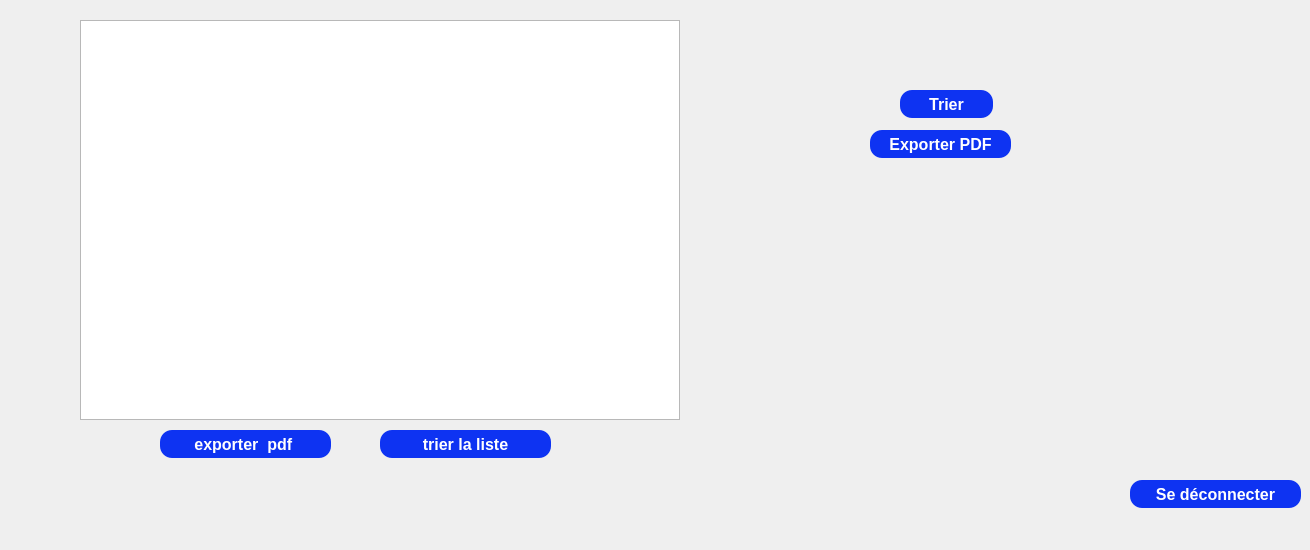
        <widget class="QWidget" name="tab_3">
         <attribute name="title">
          <string>Afficher</string>
         </attribute>
         <widget class="QTableView" name="tab_normes">
          <property name="geometry">
           <rect>
            <x>80</x>
            <y>20</y>
            <width>600</width>
            <height>400</height>
           </rect>
          </property>
         </widget>
         <widget class="QPushButton" name="pushButton_6">
          <property name="geometry">
           <rect>
            <x>870</x>
            <y>130</y>
            <width>141</width>
            <height>28</height>
           </rect>
          </property>
          <property name="styleSheet">
           <string notr="true">QPushButton{
	padding: 0px 16px;


width: 86px;
height: 48px;
left: 1996px;
top: 64px;

/* Blue/50 */
background: #0E33F2;
border-radius: 12px;


/* Button */

width: 54px;
height: 24px;

font-family: 'Inter';
font-style: normal;
font-weight: 800;
font-size: 16px;
line-height: 24px;
/* identical to box height, or 150% */

/* Base/100 */
color: #FFFFFF;
}

QPushButton:hover{
	padding: 0px 16px;


width: 86px;
height: 48px;
left: 1996px;
top: 64px;

/* Blue/50 */
background: #0B28C2;
border-radius: 12px;


/* Button */

width: 54px;
height: 24px;

font-family: 'Inter';
font-style: normal;
font-weight: 800;
font-size: 16px;
line-height: 24px;
/* identical to box height, or 150% */

/* Base/100 */
color: #FFFFFF;
}


QPushButton:pressed{
	padding: 0px 16px;


width: 86px;
height: 48px;
left: 1996px;
top: 64px;

/* Blue/50 */
background: #081E91;
border-radius: 12px;


/* Button */

width: 54px;
height: 24px;

font-family: 'Inter';
font-style: normal;
font-weight: 800;
font-size: 16px;
line-height: 24px;
/* identical to box height, or 150% */

/* Base/100 */
color: #FFFFFF;
}</string>
          </property>
          <property name="text">
           <string>Exporter PDF</string>
          </property>
         </widget>
         <widget class="QPushButton" name="pushButton_4">
          <property name="geometry">
           <rect>
            <x>900</x>
            <y>90</y>
            <width>93</width>
            <height>28</height>
           </rect>
          </property>
          <property name="minimumSize">
           <size>
            <width>93</width>
            <height>28</height>
           </size>
          </property>
          <property name="styleSheet">
           <string notr="true">QPushButton{
	padding: 0px 16px;


width: 86px;
height: 48px;
left: 1996px;
top: 64px;

/* Blue/50 */
background: #0E33F2;
border-radius: 12px;


/* Button */

width: 54px;
height: 24px;

font-family: 'Inter';
font-style: normal;
font-weight: 800;
font-size: 16px;
line-height: 24px;
/* identical to box height, or 150% */

/* Base/100 */
color: #FFFFFF;
}

QPushButton:hover{
	padding: 0px 16px;


width: 86px;
height: 48px;
left: 1996px;
top: 64px;

/* Blue/50 */
background: #0B28C2;
border-radius: 12px;


/* Button */

width: 54px;
height: 24px;

font-family: 'Inter';
font-style: normal;
font-weight: 800;
font-size: 16px;
line-height: 24px;
/* identical to box height, or 150% */

/* Base/100 */
color: #FFFFFF;
}


QPushButton:pressed{
	padding: 0px 16px;


width: 86px;
height: 48px;
left: 1996px;
top: 64px;

/* Blue/50 */
background: #081E91;
border-radius: 12px;


/* Button */

width: 54px;
height: 24px;

font-family: 'Inter';
font-style: normal;
font-weight: 800;
font-size: 16px;
line-height: 24px;
/* identical to box height, or 150% */

/* Base/100 */
color: #FFFFFF;
}</string>
          </property>
          <property name="text">
           <string>Trier</string>
          </property>
         </widget>
         <widget class="QLabel" name="lab_stat">
          <property name="geometry">
           <rect>
            <x>590</x>
            <y>190</y>
            <width>621</width>
            <height>331</height>
           </rect>
          </property>
          <property name="text">
           <string/>
          </property>
         </widget>
         <widget class="QPushButton" name="logoutButton">
          <property name="geometry">
           <rect>
            <x>1130</x>
            <y>480</y>
            <width>171</width>
            <height>28</height>
           </rect>
          </property>
          <property name="styleSheet">
           <string notr="true">QPushButton{
	padding: 0px 16px;


width: 86px;
height: 48px;
left: 1996px;
top: 64px;

/* Blue/50 */
background: #0E33F2;
border-radius: 12px;


/* Button */

width: 54px;
height: 24px;

font-family: 'Inter';
font-style: normal;
font-weight: 800;
font-size: 16px;
line-height: 24px;
/* identical to box height, or 150% */

/* Base/100 */
color: #FFFFFF;
}

QPushButton:hover{
	padding: 0px 16px;


width: 86px;
height: 48px;
left: 1996px;
top: 64px;

/* Blue/50 */
background: #0B28C2;
border-radius: 12px;


/* Button */

width: 54px;
height: 24px;

font-family: 'Inter';
font-style: normal;
font-weight: 800;
font-size: 16px;
line-height: 24px;
/* identical to box height, or 150% */

/* Base/100 */
color: #FFFFFF;
}


QPushButton:pressed{
	padding: 0px 16px;


width: 86px;
height: 48px;
left: 1996px;
top: 64px;

/* Blue/50 */
background: #081E91;
border-radius: 12px;


/* Button */

width: 54px;
height: 24px;

font-family: 'Inter';
font-style: normal;
font-weight: 800;
font-size: 16px;
line-height: 24px;
/* identical to box height, or 150% */

/* Base/100 */
color: #FFFFFF;
}</string>
          </property>
          <property name="text">
           <string>Se déconnecter</string>
          </property>
         </widget>
         <widget class="QPushButton" name="pushButton_8">
          <property name="geometry">
           <rect>
            <x>160</x>
            <y>430</y>
            <width>171</width>
            <height>28</height>
           </rect>
          </property>
          <property name="sizePolicy">
           <sizepolicy hsizetype="Preferred" vsizetype="Preferred">
            <horstretch>0</horstretch>
            <verstretch>0</verstretch>
           </sizepolicy>
          </property>
          <property name="minimumSize">
           <size>
            <width>93</width>
            <height>28</height>
           </size>
          </property>
          <property name="styleSheet">
           <string notr="true">QPushButton{
	font: 75 gras 9pt &quot;Arial&quot;;
	font: 75 gras 9pt &quot;Arial&quot;;
	padding: 0px 16px;


width: 86px;
height: 48px;
left: 1996px;
top: 64px;

/* Blue/50 */
background: #0E33F2;
border-radius: 12px;


/* Button */

width: 54px;
height: 24px;

font-family: 'Inter';
font-style: normal;
font-weight: 800;
font-size: 16px;
line-height: 24px;
/* identical to box height, or 150% */

/* Base/100 */
color: #FFFFFF;
}

QPushButton:hover{
	padding: 0px 16px;


width: 86px;
height: 48px;
left: 1996px;
top: 64px;

/* Blue/50 */
background: #0B28C2;
border-radius: 12px;


/* Button */

width: 54px;
height: 24px;

font-family: 'Inter';
font-style: normal;
font-weight: 800;
font-size: 16px;
line-height: 24px;
/* identical to box height, or 150% */

/* Base/100 */
color: #FFFFFF;
}


QPushButton:pressed{
	padding: 0px 16px;


width: 86px;
height: 48px;
left: 1996px;
top: 64px;

/* Blue/50 */
background: #081E91;
border-radius: 12px;


/* Button */

width: 54px;
height: 24px;

font-family: 'Inter';
font-style: normal;
font-weight: 800;
font-size: 16px;
line-height: 24px;
/* identical to box height, or 150% */

/* Base/100 */
color: #FFFFFF;
}



</string>
          </property>
          <property name="text">
           <string>exporter  pdf </string>
          </property>
         </widget>
         <widget class="QPushButton" name="pushButton_9">
          <property name="geometry">
           <rect>
            <x>380</x>
            <y>430</y>
            <width>171</width>
            <height>28</height>
           </rect>
          </property>
          <property name="sizePolicy">
           <sizepolicy hsizetype="Preferred" vsizetype="Preferred">
            <horstretch>0</horstretch>
            <verstretch>0</verstretch>
           </sizepolicy>
          </property>
          <property name="minimumSize">
           <size>
            <width>93</width>
            <height>28</height>
           </size>
          </property>
          <property name="styleSheet">
           <string notr="true">QPushButton{
	font: 75 gras 9pt &quot;Arial&quot;;
	font: 75 gras 9pt &quot;Arial&quot;;
	padding: 0px 16px;


width: 86px;
height: 48px;
left: 1996px;
top: 64px;

/* Blue/50 */
background: #0E33F2;
border-radius: 12px;


/* Button */

width: 54px;
height: 24px;

font-family: 'Inter';
font-style: normal;
font-weight: 800;
font-size: 16px;
line-height: 24px;
/* identical to box height, or 150% */

/* Base/100 */
color: #FFFFFF;
}

QPushButton:hover{
	padding: 0px 16px;


width: 86px;
height: 48px;
left: 1996px;
top: 64px;

/* Blue/50 */
background: #0B28C2;
border-radius: 12px;


/* Button */

width: 54px;
height: 24px;

font-family: 'Inter';
font-style: normal;
font-weight: 800;
font-size: 16px;
line-height: 24px;
/* identical to box height, or 150% */

/* Base/100 */
color: #FFFFFF;
}


QPushButton:pressed{
	padding: 0px 16px;


width: 86px;
height: 48px;
left: 1996px;
top: 64px;

/* Blue/50 */
background: #081E91;
border-radius: 12px;


/* Button */

width: 54px;
height: 24px;

font-family: 'Inter';
font-style: normal;
font-weight: 800;
font-size: 16px;
line-height: 24px;
/* identical to box height, or 150% */

/* Base/100 */
color: #FFFFFF;
}



</string>
          </property>
          <property name="text">
           <string>trier la liste</string>
          </property>
         </widget>
         <widget class="QLabel" name="label_32">
          <property name="geometry">
           <rect>
            <x>-10</x>
            <y>-10</y>
            <width>1101</width>
            <height>541</height>
           </rect>
          </property>
          <property name="text">
           <string/>
          </property>
          <property name="pixmap">
           <pixmap>../../palette.jpg</pixmap>
          </property>
          <property name="scaledContents">
           <bool>true</bool>
          </property>
         </widget>
         <zorder>label_32</zorder>
         <zorder>tab_normes</zorder>
         <zorder>pushButton_6</zorder>
         <zorder>pushButton_4</zorder>
         <zorder>lab_stat</zorder>
         <zorder>logoutButton</zorder>
         <zorder>pushButton_8</zorder>
         <zorder>pushButton_9</zorder>
        </widget>
